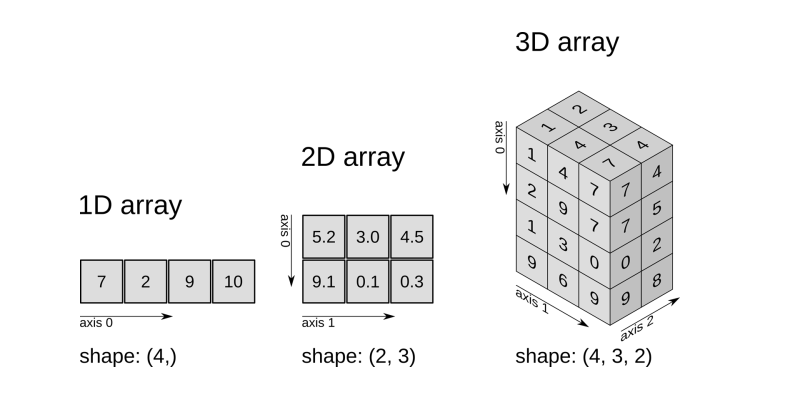
#> input picture 1. arrays.png, 790 x 410 px
$ jupyter execute --allow-errors '1. NUMPY_ORIGINAL.ipynb'   (shell and % lines are left out)
#> lines starting #> are read from the running program, lines starting #| are printed output that depends on the picture
# NUMPY BY DUSTIN

[cell 1]
import numpy as np

## CREATING ARRAYS

[cell 2]
print(np.__version__)

[cell 3]
from PIL import Image
base = int(395*1.4)
altura = int(205*1.4)
Image.open("1. arrays.png").resize((base,altura))
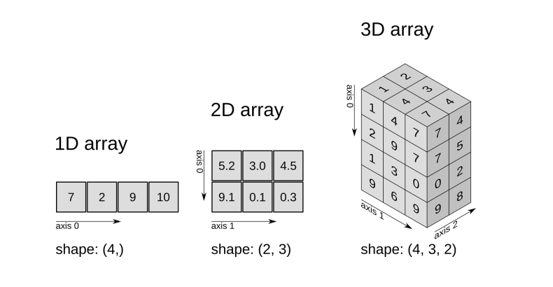
#> Out: PIL image 553x287 RGBA; mean R, G, B, A 242.1, 242.1, 242.1, 255

[cell 4]
a = np.array([1, 2, 3, 4, 5])
b = np.array((1,2,3,4,5))
print(a==b)
print(type(a))

[cell 5]
#cada dimension debe tener un numero igual de elementos en cada subset

#1D
a = np.array([1,2,3,4,5])
#2D
b = np.array([[1, 2, 3], [4, 5, 6]])
#3D
c = np.array([[[1, 2, 3], [4, 5, 6]], [[1, 2, 3], [4, 5, 6]]])

a.ndim
b.ndim
c.ndim

[cell 6]
#establecer el numero de dimensiones
np.array([1,2,3,4,5],ndmin=5)

[cell 7]
np.arange(1,50)

[cell 8]
np.zeros((3,4))

[cell 9]
a = np.ones((3,4),dtype= "i")
print(a)

[cell 10]
np.linspace(0,2,8)  #rango de 0 a 2 con 8 valores

[cell 11]
np.full((2,2),7)

[cell 12]
np.diag([1,2,3])

[cell 13]
np.eye(2)

[cell 14]
np.random.random((2,2))

[cell 15]
np.empty((2,3))

## SAVIND AND LOADING DATA

[cell 16]
#working with
a = np.array(["dustin", "leona","buenda"])
np.save("my_file",a) #formato npy

[cell 17]
np.savez("my_file22",a) #formato npz

[cell 18]
np.load("my_file.npy")

[cell 19]
#working with text and csv files
a = np.array([[1,2,3,4,5,6],[1,2,3,4,5,6]],dtype= int)
np.savetxt("my_files.txt", a,delimiter=" ")

[cell 20]
np.loadtxt("my_files.txt")

[cell 21]
# as you can see %d will truncate to integer, %s will maintain formatting, %f will print as float and %g is used for generic number
a = np.array([[11, 12, 13, 22], [21, 7, 23, 14], [31, 10, 33, 7]])
np.savetxt('my_files4.csv', a, delimiter=',', fmt='%d')

[cell 22]
import numpy as np
#> (the rest of this cell did not finish here and is left out)

## INSPECTING YOUR ARRAY

[cell 23]
import numpy as np
a = np.array([1,2,3])
b = np.array([(1.5,2,3), (4,5,6)], dtype = float)
c = np.array([[(1.5,2,3), (4,5,6)],[(3,2,1), (4,5,6),]], dtype = int)
print(a)

[cell 24]
b.shape
c.ndim
a.ndim

[cell 25]
len(a)

[cell 26]
c.ndim

[cell 27]
b.size

[cell 28]
"""Data Types in Python
By default Python have these data types:

strings - used to represent text data, the text is given under quote marks. e.g. "ABCD"
integer - used to represent integer numbers. e.g. -1, -2, -3
float - used to represent real numbers. e.g. 1.2, 42.42
boolean - used to represent True or False.
complex - used to represent complex numbers. e.g. 1.0 + 2.0j, 1.5 + 2.5j

NumPy has some extra data types, and refer to data types with one character, like i for integers, u for unsigned integers etc.

Below is a list of all data types in NumPy and the characters used to represent them.

i - integer
b - boolean
u - unsigned integer
f - float
c - complex float
m - timedelta
M - datetime
O - object
S - string
U - unicode string
V - fixed chunk of memory for other type ( void )"""

[cell 29]
b.dtype

[cell 30]
b.dtype.name

#> (a cell that did not finish here is left out)

## ARRAYS MATHEMATICS

[cell 32]
a = np.array([(1.5,2,3)], dtype = float, ndmin=2)
b = np.array([(1,2,3), (9,8,7)], dtype = float)

a - b

[cell 33]
a + b

[cell 34]
a/b

[cell 35]
a = np.array([1,2,3,4])
b = np.array([3,4,5,6])
a*b

[cell 36]
np.exp(a)

[cell 37]
np.sqrt(a)

[cell 38]
np.sin(a)
np.cos(a)
np.tan(a)

[cell 39]
np.log(a)

## COMPARING

[cell 40]
a = np.array([(1.5,2,3)], dtype = float)
b = np.array([(1.5,2,3)], dtype = float)
c = np.array_equal(a,b)

a == b

## AGREGATE FUNCTION

[cell 41]
a = np.array([[1.5,2,3],[1,2,3]], dtype = float)
print(a)

[cell 42]
a.sum()

[cell 43]
a.min()

[cell 44]
a.max()

[cell 45]
a.max(axis = 1) #maximun value from an arrow

[cell 46]
a.cumsum()

[cell 47]
a.mean()

[cell 48]
np.median(a)

[cell 49]
np.corrcoef(a)

[cell 50]
np.std(a)

[cell 51]
np.var(a)

[cell 52]
a = np.array([1,2,3,np.nan,4,5,6])
print(a)
np.nansum(a)

## Copying and sorting arrays

[cell 53]
a = np.array([[1.5,2,3],[1,2,3]], dtype = int)
print(a)

[cell 54]
x = np.arange(10)
z = x.copy()  #crea una copia y comparten informacion pero no propiedades
print(z)

z[0] = 10
print(z)
print(x)

[cell 55]
x = np.arange(10)
t = x.view()  #comparte informacion y pero no propiedades, si un elemento es alterado en x, t no lo muestra
print(t)

t[0] = 10
print(t)
print(x)

[cell 56]
x = np.array([7,6,54,8,7,6,52,9,])
b = x.sort()
print(x)

## FILTER

[cell 57]
x = np.arange(51,151)
b = x.reshape(10,2,5)
print(b)
print(b.ndim)
print(b.base)

#-1 en un reshape como valor desconocido que se calcula en numpy, solo en un parametro
print(b.reshape(-1)) #1 dimension

[cell 58]
x[3]

[cell 59]
#filtro en 2 dimensiones
x = np.array([[1,2,3,4,5,6],[9,8,7,6,5,4]])
x
#x.ndim
x[0,4]

[cell 60]
#filter en 3 dimensiones
x = np.array([[[1,2,3,4,5,6],[9,8,7,6,5,4],[8,7,6,5,4,3]]])
x[0,0,5]

[cell 61]
y = np.array(range(0,100), ndmin = 2).reshape(20,5)
y[4,0]

[cell 62]
#slicing
x = np.arange(51,151)
x.reshape(20,5)

x[2:30]

[cell 63]
y = np.array(range(0,100), ndmin = 2).reshape(20,5)
y[2:5,:]

[cell 64]
y[y>50]

[cell 65]
y[[2,3,4], :]

[cell 66]
z = np.array(["a", "b", "c"])
for i in np.nditer(z):
    print(i)

[cell 67]
for ind,i in np.ndenumerate(z):
    print("indice",ind,"valor",i)
